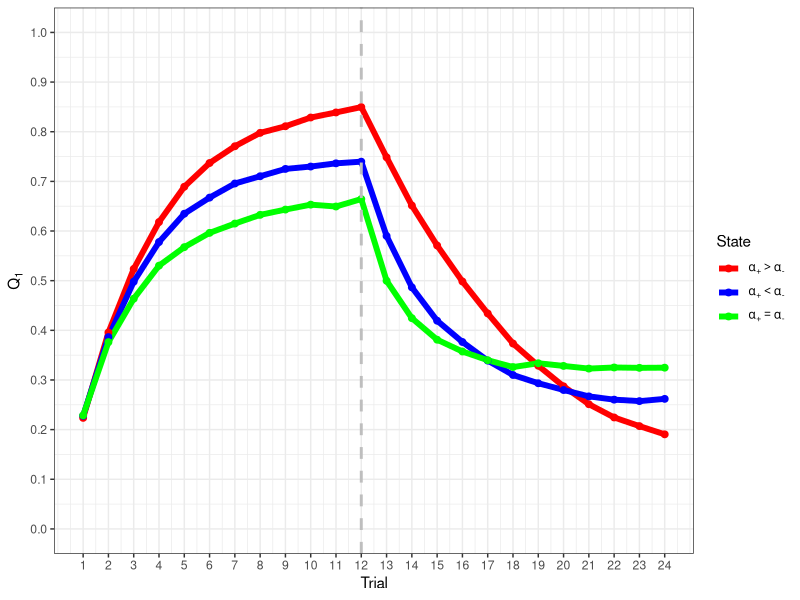
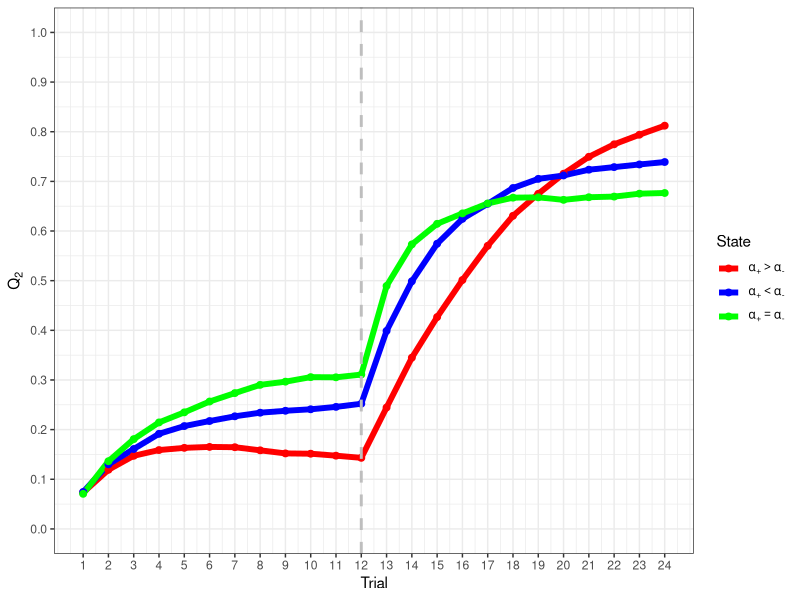
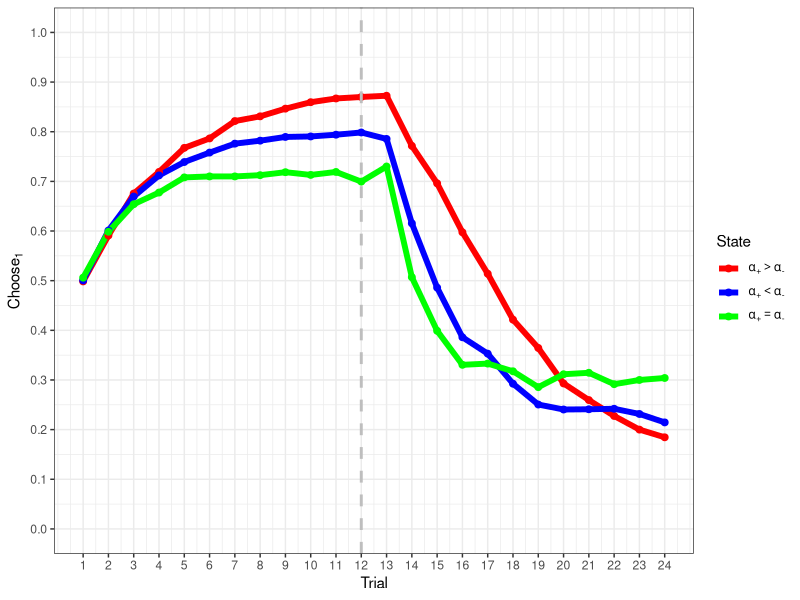

Here is the R script that generated these plots, in order:

rm(list = ls())

library(data.table)
library(ggplot2)
library(cowplot)
library(dplyr)

session_simulate <- function(n_trials, nsims, beta) {
  # create an empty list
  result_for_each_condition <- list()
  for (i in 1:3) {
    # condition on learning rate
    if(i==1){
      positive_lr <- 0.45
      negative_lr <- 0.15
    }else if(i==2){
      positive_lr <- 0.30
      negative_lr <- 0.30
    }else if(i==3){
      positive_lr <- 0.15
      negative_lr <- 0.45
    }
    
    # initials the simulation and the trials
    Choices_for_each_trial <- matrix(NA, nrow=nsims, ncol=n_trials)
    q1_for_each_trial <- matrix(NA, nrow=nsims, ncol=n_trials)
    q2_for_each_trial <- matrix(NA, nrow=nsims, ncol=n_trials)
    c1_for_each_trial <- matrix(NA, nrow=nsims, ncol=n_trials)
    
    for (s in 1:nsims) {
      Q = c(0,0)
      outcome = matrix(NA, n_trials, 2)
      dv1 = rep(NA,n_trials)
      prob_choose_1 = rep(NA,n_trials)
      choose_1 = rep(NA,n_trials)
      for (t in 1:n_trials) {
        middle_point <- round(n_trials/2)
        if(t <= middle_point){
          p1 = 0.75
          p2 = 0.25
        }else{
          p1 = 0.25
          p2 = 0.75
        }
        dv1[t] <- (Q[2]-Q[1])
        prob_choose_1[t] = 1/(1+exp(beta*dv1[t]))
        choose_1 <- as.numeric(runif(1)<=prob_choose_1[t])
        c1_for_each_trial[s,t] <- choose_1
        outcome[t,1] = as.numeric(runif(1)<=p1)
        outcome[t,2] = as.numeric(runif(1)<=p2)
        PE1 <- outcome[t,1]-Q[1]
        PE2 <- outcome[t,2]-Q[2]
      if(PE1>0 & c1_for_each_trial[s,t] == 1){
          Q[1] <- Q[1] + positive_lr*PE1
          }else if (PE1<0 & c1_for_each_trial[s,t] == 0){
            Q[1] <- Q[1] + positive_lr*PE1
        }else if(PE1<0 & c1_for_each_trial[s,t] == 1){
          Q[1] <- Q[1] + negative_lr*PE1
        }else if (PE1>0 & c1_for_each_trial[s,t] == 0){
          Q[1] <- Q[1] + negative_lr*PE1
        }
        if(PE2>0 & c1_for_each_trial[s,t] == 0){
          Q[2] <- Q[2] + positive_lr*PE2
          }else if (PE2>0 & c1_for_each_trial[s,t] == 1){
            Q[2] <- Q[2] + negative_lr*PE2
          }
        else if(PE2<0 & c1_for_each_trial[s,t] == 0){
          Q[2] <- Q[2] + negative_lr*PE2
        }else if(PE2<0 & c1_for_each_trial[s,t] == 1){
          Q[2] <- Q[2] + positive_lr*PE2
        }
        q1_for_each_trial[s,t] <- Q[1]
        q2_for_each_trial[s,t] <- Q[2]
      } # end of trials loop
    } # end of simulation loop
    q1=apply(q1_for_each_trial, 2, mean)
    q2=apply(q2_for_each_trial, 2, mean)
    c1=apply(c1_for_each_trial, 2, mean)
    condition=i
    df=data.frame(q1,q2,c1,condition)
    result_for_each_condition[[i]] <- df
  } # end of condition loop
  names(result_for_each_condition) <- paste0('condition',1:3)
  return(result_for_each_condition)
}

n_trials = 24
nsims    = 2000
beta     = 3
middle_point <- round(n_trials/2)
df  <- session_simulate(n_trials, nsims, beta)
df
df <- do.call(rbind, df)
df$condition <- factor(df$condition, levels = 1:3, labels = c('greater','less','equal'))
long=data.frame(trial=rep(1:n_trials,3),
                Q1=df$q1,
                Q2=df$q2,
                Choose1=df$c1,
                Condition=df$condition)
long$Condition <- as.factor(long$Condition)
long$trial <- as.numeric(long$trial)
legend_labels <- c(expression(alpha[`+`]>alpha[`-`]),
                   expression(alpha[`+`]<alpha[`-`]),
                   expression(alpha[`+`]==alpha[`-`]))
ggplot(long, aes(x=trial, y=Q1))+
  geom_line(aes(color = Condition), size=2)+
  geom_point(aes(color = Condition), size=2)+
  xlab('Trial')+ylab(expression(Q[1]))+
  theme_bw() +
  scale_y_continuous(n.breaks = 10,limits = c(0, 1))+
  scale_x_continuous(breaks = 1:n_trials)+
  scale_color_manual(name='State',values = c("red", "blue", 'green'), labels = parse(text = legend_labels))+
  geom_vline(xintercept = middle_point, linetype=2, size=1, col='grey')
ggsave('plot_Q1.jpg')

ggplot(long, aes(x=trial, y=Q2))+
  geom_line(aes(color = Condition), size=2)+
  geom_point(aes(color = Condition), size=2)+
  xlab('Trial')+ylab(expression(Q[2]))+
  theme_bw() +
  scale_y_continuous(n.breaks = 10,limits = c(0, 1))+
  scale_x_continuous(breaks = 1:n_trials)+
  scale_color_manual(name='State',values = c("red", "blue", 'green'), labels = parse(text = legend_labels))+
  geom_vline(xintercept = middle_point, linetype=2, size=1, col='grey')
ggsave('plot_Q2.jpg')

ggplot(long, aes(x=trial, y=Choose1))+
  geom_line(aes(color = Condition), size=2)+
  geom_point(aes(color = Condition), size=2)+
  xlab('Trial')+ylab(expression(Choose[1]))+
  theme_bw() +
  scale_y_continuous(n.breaks = 10,limits = c(0, 1))+
  scale_x_continuous(breaks = 1:n_trials)+
  scale_color_manual(name='State',values = c("red", "blue", 'green'), labels = parse(text = legend_labels))+
  geom_vline(xintercept = middle_point, linetype=2, size=1, col='grey')
ggsave('plot_Choose1.jpg')


